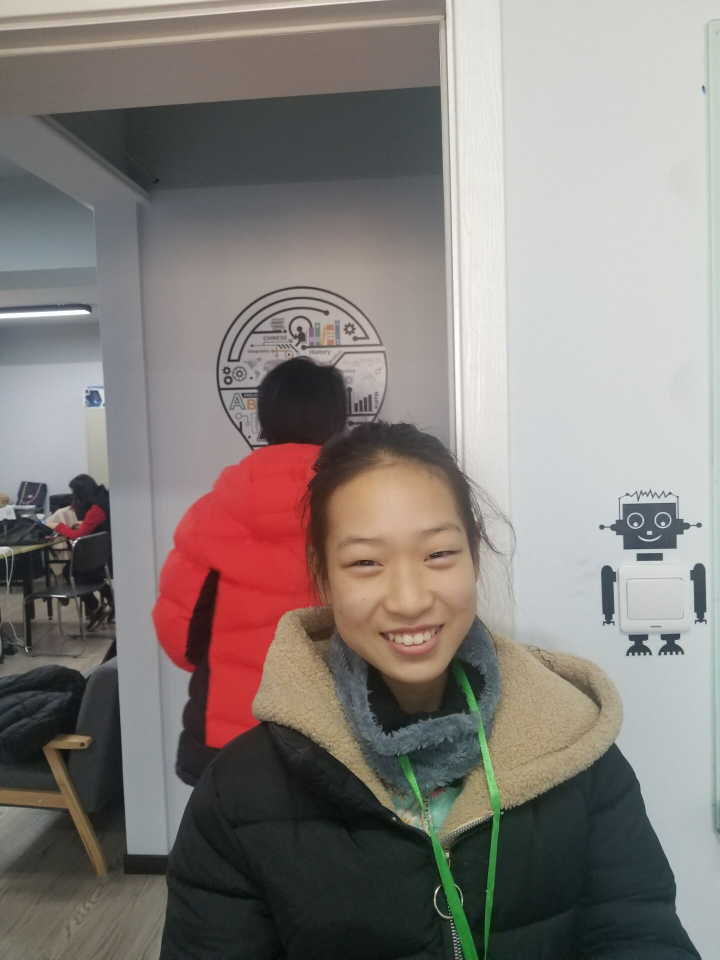
#> input picture test-data/test2.jpg, 1440 x 1920 px, given in place of the camera (shown at 1/2 size)
$ python '天气报告3.py'
#> lines starting #> are read from the running program, lines starting #| are printed output that depends on the picture; after the words box and inside, x2 and y2 are one past the last pixel; in counts of white or black regions, pixels touching at a corner belong together
import numpy as np
import cv2
import random
face_cascade = cv2.CascadeClassifier('C:\chess\haarcascade_frontalface_default.xml')
eye_cascade = cv2.CascadeClassifier('C:\chess\haarcascade_eye.xml')
cap=cv2.VideoCapture(0)
while(True):
    ret,frame = cap.read()
#> frame is the input picture: shape (1920, 1440, 3); mean B, G, R 123.4, 127.3, 134.1
    img = frame
    gray = cv2.cvtColor(img, cv2.COLOR_BGR2GRAY)
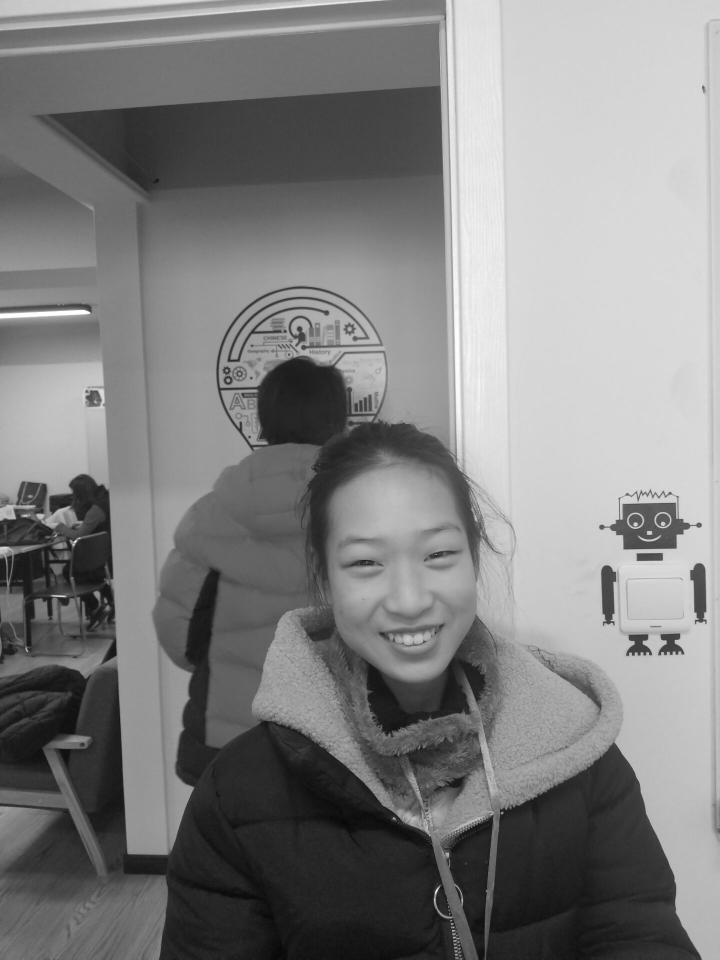
#> gray: shape (1920, 1440) (shown at 1/2 size); min 4, max 255, mean 128.9
    faces = face_cascade.detectMultiScale(gray, 1.3, 5)
#> faces = [[607, 966, 385, 385]]
    for (x,y,w,h) in faces:
        faces = face_cascade.detectMultiScale(gray, 1.3, 5)
        for (x,y,w,h) in faces:
            img = cv2.rectangle(img,(x,y),(x+w,y+h),(255,0,0),2)
            roi_gray = gray[y:y+h, x:x+w]
            roi_color = img[y:y+h, x:x+w]
            cv2.imshow('roi_color',roi_color)
            print('hahaha')
            cv2.imwrite('d:/Documents/GitHub/opencv-face-recognition-python/test-data/face.jpg',roi_color)
            eyes = eye_cascade.detectMultiScale(roi_gray)
            for (ex,ey,ew,eh) in eyes:
                cv2.rectangle(roi_color,(ex,ey),(ex+ew,ey+eh),(0,255,0),2)
#> this loop made 1 pass
#| hahaha
#> pass 1, `cv2.imshow('roi_color',roi_color)`:
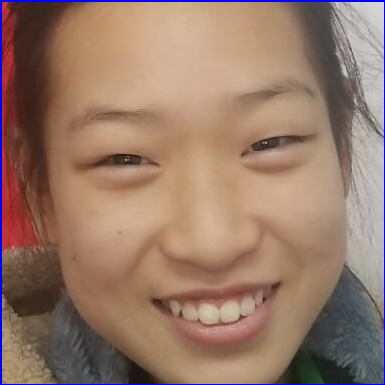
#> window 'roi_color': shape (385, 385, 3); mean B, G, R 104.8, 121.3, 151
#> after the loop:
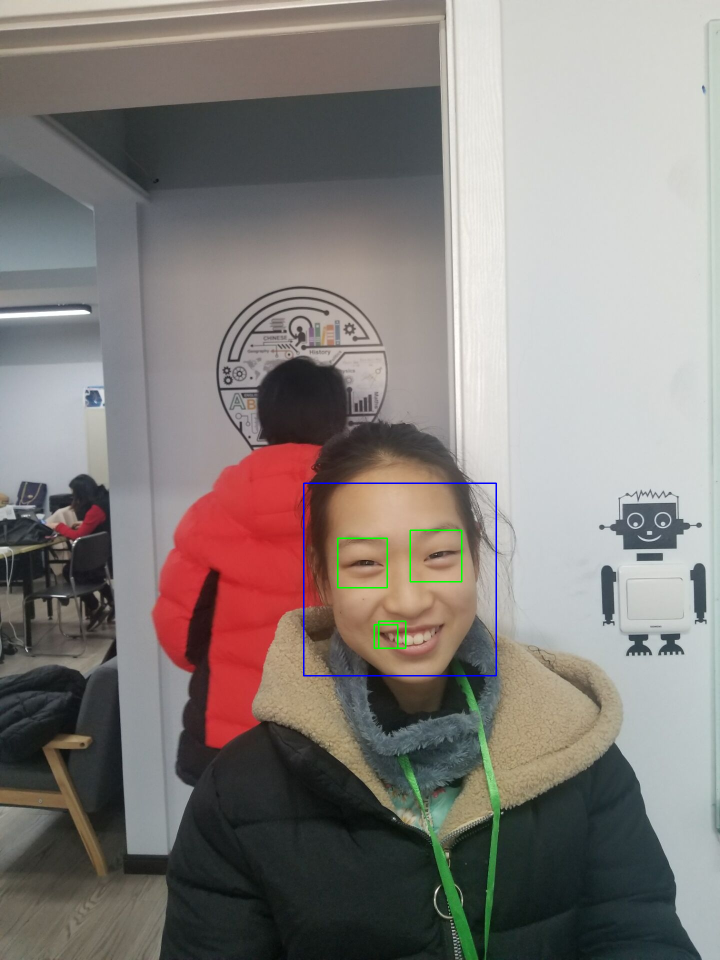
#> img: shape (1920, 1440, 3) (shown at 1/2 size); 0.29% of pixels changed, all inside (x1, y1, x2, y2) = (606, 965, 994, 1353)
#> after the loop:
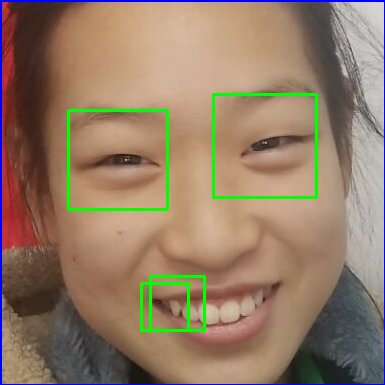
#> roi_color: shape (385, 385, 3); mean B, G, R 102.2, 124.1, 146.9
#> after the loop:
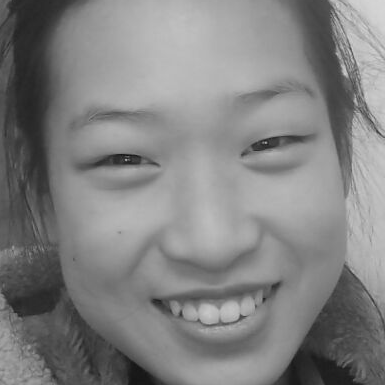
#> roi_gray: shape (385, 385); min 12, max 214, mean 129.8
    cv2.imshow('img',img)
    if cv2.waitKey(1000)&0xFF==ord('s'):
#> (key Esc is pressed here)
        break
cv2.destroyAllWindows()
from urllib.request import urlopen
from bs4 import BeautifulSoup
import re
resp=urlopen('http://www.weather.com.cn/weather/101020100.shtml')
soup=BeautifulSoup(resp,'html.parser')
tagDate=soup.find('ul',class_="t clearfix")
dates=tagDate.h1.string

tagToday=soup.find('p',class_="tem")
try:
	temperatureHigh=tagToday.span.string
except AttributeError as e:
	temperatureHigh=tagToday.find_next('p',class_="tem").span.string

temperatureLow=tagToday.i.string
weather=soup.find('p',class_="wea").string

tagWind=soup.find('p',class_="win")
winL=tagWind.i.string

import datetime
today = datetime.date.today()
print ("Year: %d" % today.year )
print ("Month: %d" % today.month )
print ("Day: %d" % today.day )
print ("Weekday: %d" % today.weekday()) # Day of week Monday = 0, Sunday = 6
print ("ISO Weekday: %d" % today.isoweekday()) # Day of week Monday = 1, Sunday = 7
print ("ISO Format: %s" % today.isoformat()) # YYYY-MM-DD format
print ("ISO Calendar: %s" % str(today.isocalendar())) # Tuple of (ISO year, ISO week number, ISO weekday)
print (today.strftime("%Y/%m/%d"))
familyID=0
print('上海天气：')
print('今天是：'+dates)
print('风级：'+winL)
print('最低温：'+temperatureLow)
print('最高温：'+temperatureHigh)
print('天气：'+weather)

#import OpenCV module
import cv2
#import os module for reading training data directories and paths
import os
#import numpy to convert python lists to numpy arrays as
#it is needed by OpenCV face recognizers
import numpy as np


# ### Training Data

# The more images used in training the better. Normally a lot of images are used for training a face recognizer so that it can learn different looks of the same person, for example with glasses, without glasses, laughing, sad, happy, crying, with beard, without beard etc. To keep our tutorial simple we are going to use only 12 images for each person.
#
# So our training data consists of total 2 persons with 12 images of each person. All training data is inside _`training-data`_ folder. _`training-data`_ folder contains one folder for each person and **each folder is named with format `sLabel (e.g. s1, s2)` where label is actually the integer label assigned to that person**. For example folder named s1 means that this folder contains images for person 1. The directory structure tree for training data is as follows:
#
# ```
# training-data
# |-------------- s1
# |               |-- 1.jpg
# |               |-- ...
# |               |-- 12.jpg
# |-------------- s2
# |               |-- 1.jpg
# |               |-- ...
# |               |-- 12.jpg
# ```
#
# The _`test-data`_ folder contains images that we will use to test our face recognizer after it has been successfully trained.

# As OpenCV face recognizer accepts labels as integers so we need to define a mapping between integer labels and persons actual names so below I am defining a mapping of persons integer labels and their respective names.
#
# **Note:** As we have not assigned `label 0` to any person so **the mapping for label 0 is empty**.

# In[2]:

#there is no label 0 in our training data so subject name for index/label 0 is empty
subjects = ["", "tianwentao", "mayunfei","jiamo"]


#function to detect face using OpenCV
# [102 lines left out: functions detect_face, prepare_training_data, not called in this run]


faces, labels = prepare_training_data("training-data")
print("Data prepared")

#print total faces and labels
print("Total faces: ", len(faces))
print("Total labels: ", len(labels))


# This was probably the boring part, right? Don't worry, the fun stuff is coming up next. It's time to train our own face recognizer so that once trained it can recognize new faces of the persons it was trained on. Read? Ok then let's train our face recognizer.


#create our LBPH face recognizer
face_recognizer = cv2.face.LBPHFaceRecognizer_create()

#or use EigenFaceRecognizer by replacing above line with
#face_recognizer = cv2.face.EigenFaceRecognizer_create()

#or use FisherFaceRecognizer by replacing above line with
#face_recognizer = cv2.face.FisherFaceRecognizer_create()


# Now that we have initialized our face recognizer and we also have prepared our training data, it's time to train the face recognizer. We will do that by calling the `train(faces-vector, labels-vector)` method of face recognizer.

# In[7]:

#train our face recognizer of our training faces
print(labels)
face_recognizer.train(faces, np.array(labels))


# **Did you notice** that instead of passing `labels` vector directly to face recognizer I am first converting it to **numpy** array? This is because OpenCV expects labels vector to be a `numpy` array.
#
# Still not satisfied? Want to see some action? Next step is the real action, I promise!

# ### Prediction

# Now comes my favorite part, the prediction part. This is where we actually get to see if our algorithm is actually recognizing our trained subjects's faces or not. We will take two test images of our celeberities, detect faces from each of them and then pass those faces to our trained face recognizer to see if it recognizes them.
#
# Below are some utility functions that we will use for drawing bounding box (rectangle) around face and putting celeberity name near the face bounding box.

# In[8]:

#function to draw rectangle on image
#according to given (x, y) coordinates and
#given width and heigh
def draw_rectangle(img, rect):
    (x, y, w, h) = rect
    cv2.rectangle(img, (x, y), (x+w, y+h), (0, 255, 0), 2)

#function to draw text on give image starting from
#passed (x, y) coordinates.
def draw_text(img, text, x, y):
    cv2.putText(img, text, (x, y), cv2.FONT_HERSHEY_PLAIN, 1.5, (0, 255, 0), 2)


# First function `draw_rectangle` draws a rectangle on image based on passed rectangle coordinates. It uses OpenCV's built in function `cv2.rectangle(img, topLeftPoint, bottomRightPoint, rgbColor, lineWidth)` to draw rectangle. We will use it to draw a rectangle around the face detected in test image.
#
# Second function `draw_text` uses OpenCV's built in function `cv2.putText(img, text, startPoint, font, fontSize, rgbColor, lineWidth)` to draw text on image.
#
# Now that we have the drawing functions, we just need to call the face recognizer's `predict(face)` method to test our face recognizer on test images. Following function does the prediction for us.

# In[9]:

#this function recognizes the person in image passed
#and draws a rectangle around detected face with name of the
#subject
# [29 lines left out: function predict, not called in this run]

# Now that we have the prediction function well defined, next step is to actually call this function on our test images and display those test images to see if our face recognizer correctly recognized them. So let's do it. This is what we have been waiting for.

# In[10]:

print("Predicting images...")

#load test images
test_img1 = cv2.imread("test-data/face.jpg")

predicted_img1 = predict(test_img1)


print("Prediction complete")

#display both images
cv2.imshow(subjects[1], cv2.resize(predicted_img1, (400, 500)))

cv2.waitKey(0)
cv2.destroyAllWindows()
cv2.waitKey(1)
cv2.destroyAllWindows()
if 1<=today.month and today.month<5:
    print("春天")
    season=0
if 5<=today.month and today.month<7:
    print("夏天")
    season=1
if 7<=today.month and today.month<10:
    print("秋天")
    season=2
if 10<=today.month and today.month<12:
    print("冬天")
    season=3
if"雨" in weather:
    rain = True
else:
    rain = False

print("你好客户，",familyID)
print("现在是",season,"季")
print("今天有雨吗",rain)

$ run again, on test-data/test3.jpg
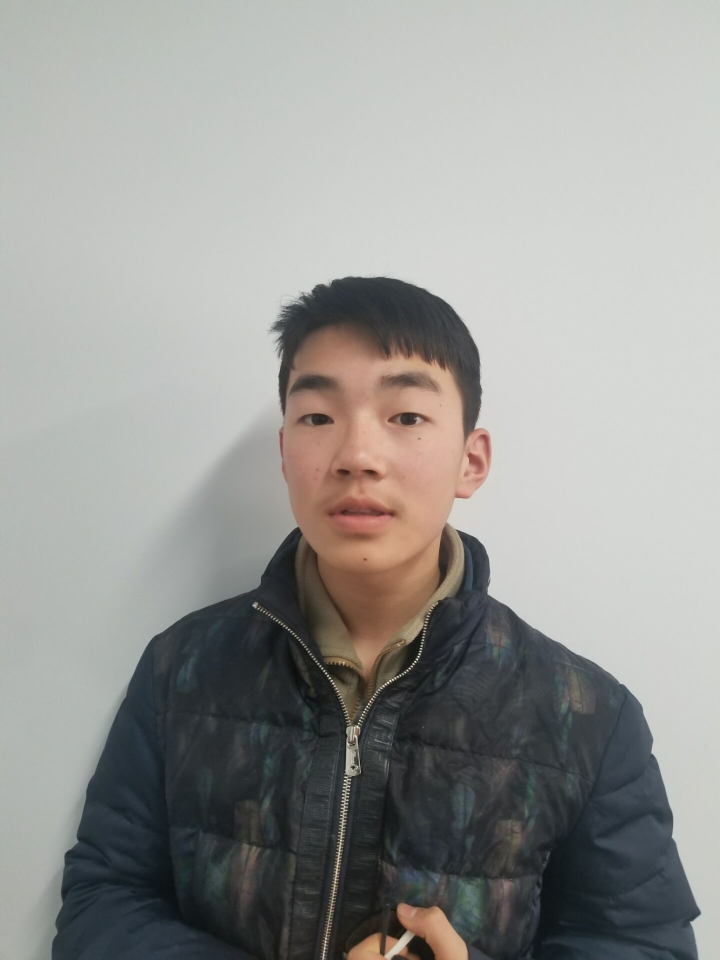
#> input picture test-data/test3.jpg, 1440 x 1920 px, given in place of the camera (shown at 1/2 size)
#> frame is the input picture: shape (1920, 1440, 3); mean B, G, R 148.3, 151.1, 151.2
#> `faces = face_cascade.detectMultiScale(gray, 1.3, 5)`: faces = [[478, 624, 501, 501]]
#> the loop `for (x,y,w,h) in faces:` made 1 pass
#> (printed output is left out)
#> after the loop `for (x,y,w,h) in faces:`:
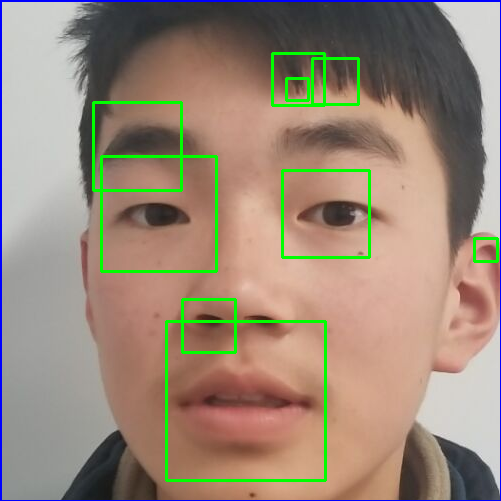
#> roi_color: shape (501, 501, 3); mean B, G, R 119.7, 136.5, 153.7
#> after the loop `for (x,y,w,h) in faces:`:
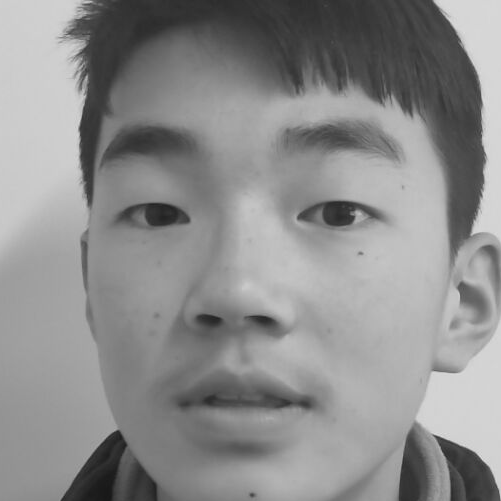
#> roi_gray: shape (501, 501); min 24, max 223, mean 140.6
